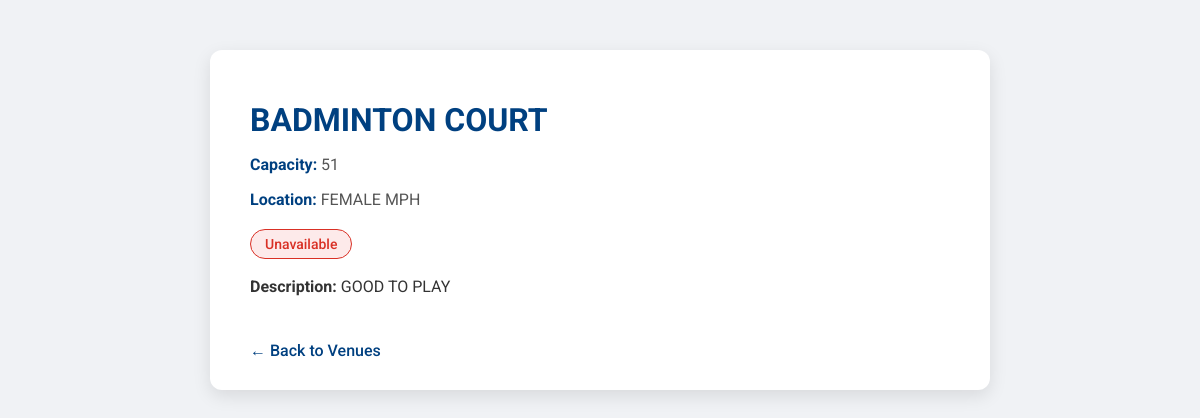
The app's page /venues/3/ with its own data.
### bookings/models.py (models this page shows, shortened)
class Venue(models.Model):
    name = models.CharField(max_length=100)
    location = models.CharField(max_length=200)
    capacity = models.IntegerField()
    description = models.TextField(blank=True)

### bookings/views.py (the view)
# urls.py: path('venues/<int:pk>/', views.VenueDetailView.as_view(), name='venue_detail'),
class VenueDetailView(generic.DetailView):
    model = Venue
    template_name = 'bookings/venue_detail.html'

### bookings/templates/bookings/venue_detail.html (shortened to what this page needs)
<!DOCTYPE html>
<html lang="en">
<head>
</head>
<body>
    <div class="venue-card">
        <h1>{{ object.name }}</h1>
        <p class="venue-info"><strong>Capacity:</strong> {{ object.capacity }}</p>
        <p class="venue-info"><strong>Location:</strong> {{ object.location }}</p>
        {% if object.status == "Available" %}
            <span class="status-badge status-available">Available</span>
        {% else %}
            <span class="status-badge status-unavailable">Unavailable</span>
        {% endif %}
        <p class="venue-description"><strong>Description:</strong> {{ object.description }}</p>
        <a href="{% url 'venue-list' %}" class="back-link">← Back to Venues</a>
    </div>
</body>
</html>

### bookings/templates/bookings/venue_detail.html (style rules this page uses)
body { font-family: 'Roboto', sans-serif; background-color: #f0f2f5; color: #333; margin: 0; padding: 0; }
.venue-card { max-width: 700px; margin: 50px auto; padding: 30px 40px; background-color: #ffffff; border-radius: 12px; box-shadow: 0 6px 18px rgba(0,0,0,0.1); }
.venue-card h1 { color: #004080; font-size: 32px; margin-bottom: 15px; }
.venue-info { font-size: 16px; margin-bottom: 10px; color: #555; }
.venue-info strong { color: #004080; }
.venue-description { margin-top: 15px; line-height: 1.6; color: #333; }
.status-badge { display: inline-block; padding: 6px 14px; border-radius: 20px; font-size: 14px; font-weight: 500; margin-top: 10px; }
.status-unavailable { background-color: #fdeaea; color: #d93025; border: 1px solid #d93025; }
.back-link { display: inline-block; margin-top: 25px; text-decoration: none; color: #004080; font-weight: 500; transition: color 0.3s; }

### records on screen
Venue: name "BADMINTON COURT", capacity "51", location "FEMALE MPH", description "GOOD TO PLAY"
